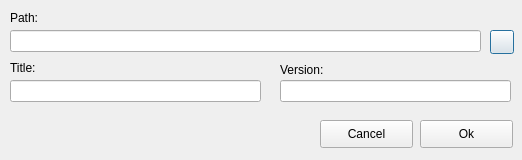
<?xml version="1.0" encoding="UTF-8"?>
<ui version="4.0">
 <class>Dialog</class>
 <widget class="QDialog" name="Dialog">
  <property name="geometry">
   <rect>
    <x>0</x>
    <y>0</y>
    <width>522</width>
    <height>160</height>
   </rect>
  </property>
  <property name="windowTitle">
   <string>Import Zone Approval Testplan </string>
  </property>
  <widget class="QLabel" name="label">
   <property name="geometry">
    <rect>
     <x>10</x>
     <y>10</y>
     <width>221</width>
     <height>16</height>
    </rect>
   </property>
   <property name="text">
    <string>Path:</string>
   </property>
  </widget>
  <widget class="QLineEdit" name="lePath">
   <property name="geometry">
    <rect>
     <x>10</x>
     <y>30</y>
     <width>471</width>
     <height>22</height>
    </rect>
   </property>
  </widget>
  <widget class="QPushButton" name="BtnDir">
   <property name="geometry">
    <rect>
     <x>490</x>
     <y>30</y>
     <width>24</width>
     <height>24</height>
    </rect>
   </property>
   <property name="sizePolicy">
    <sizepolicy hsizetype="Fixed" vsizetype="Fixed">
     <horstretch>0</horstretch>
     <verstretch>0</verstretch>
    </sizepolicy>
   </property>
   <property name="minimumSize">
    <size>
     <width>24</width>
     <height>24</height>
    </size>
   </property>
   <property name="maximumSize">
    <size>
     <width>24</width>
     <height>24</height>
    </size>
   </property>
   <property name="text">
    <string/>
   </property>
   <property name="icon">
    <iconset>
     <normaloff>../Templates/Oxygen-Icons.org-Oxygen-Places-folder-blue.ico</normaloff>../Templates/Oxygen-Icons.org-Oxygen-Places-folder-blue.ico</iconset>
   </property>
   <property name="iconSize">
    <size>
     <width>18</width>
     <height>18</height>
    </size>
   </property>
  </widget>
  <widget class="QLineEdit" name="leTitle">
   <property name="geometry">
    <rect>
     <x>10</x>
     <y>80</y>
     <width>251</width>
     <height>22</height>
    </rect>
   </property>
  </widget>
  <widget class="QLineEdit" name="leVersion">
   <property name="geometry">
    <rect>
     <x>280</x>
     <y>80</y>
     <width>231</width>
     <height>22</height>
    </rect>
   </property>
  </widget>
  <widget class="QLabel" name="label_2">
   <property name="geometry">
    <rect>
     <x>10</x>
     <y>60</y>
     <width>221</width>
     <height>16</height>
    </rect>
   </property>
   <property name="text">
    <string>Title:</string>
   </property>
  </widget>
  <widget class="QLabel" name="label_3">
   <property name="geometry">
    <rect>
     <x>280</x>
     <y>60</y>
     <width>101</width>
     <height>20</height>
    </rect>
   </property>
   <property name="text">
    <string>Version:</string>
   </property>
  </widget>
  <widget class="QPushButton" name="BtnCancel">
   <property name="geometry">
    <rect>
     <x>320</x>
     <y>120</y>
     <width>93</width>
     <height>28</height>
    </rect>
   </property>
   <property name="text">
    <string>Cancel</string>
   </property>
  </widget>
  <widget class="QPushButton" name="BtnOk">
   <property name="geometry">
    <rect>
     <x>420</x>
     <y>120</y>
     <width>93</width>
     <height>28</height>
    </rect>
   </property>
   <property name="text">
    <string>Ok</string>
   </property>
  </widget>
 </widget>
 <resources/>
 <connections/>
</ui>
